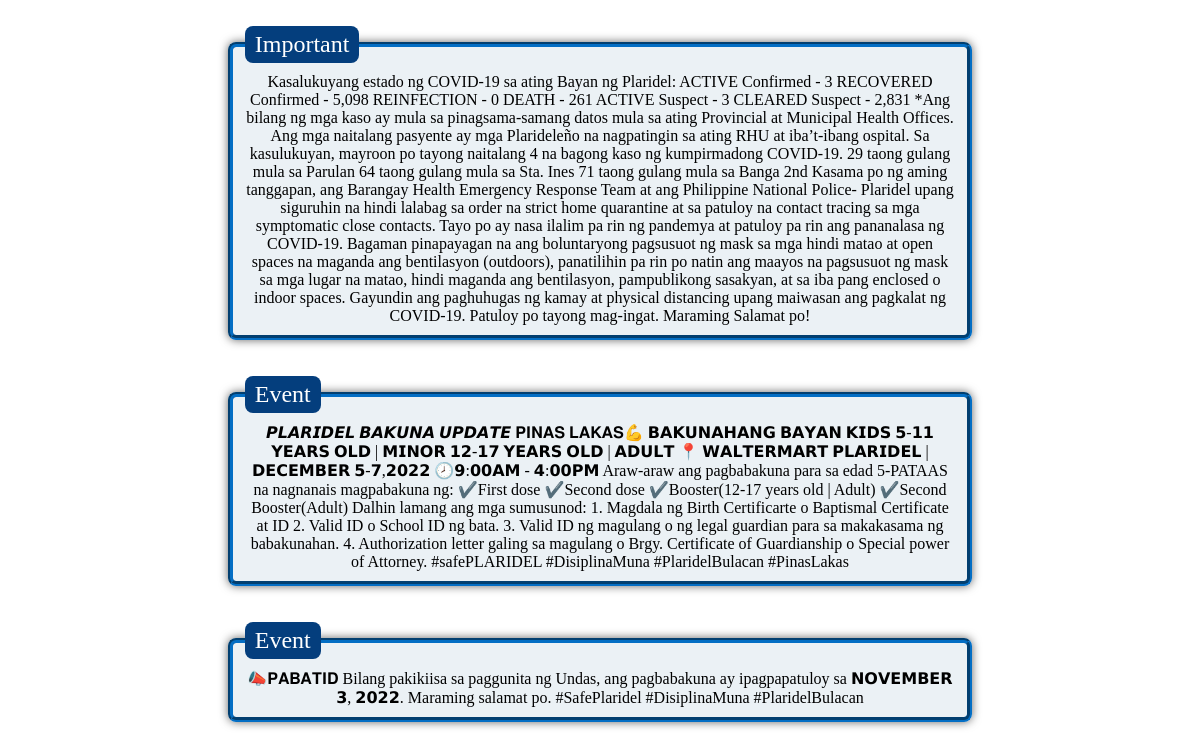
/display_announcement.php, run on the app's committed database.
### tables this page shows
CREATE TABLE `ims_announce` (
  `a_code` text NOT NULL,
  `a_type` text NOT NULL,
  `a_cont` longtext NOT NULL
);

### display_announcement.php (the view, shortened to what this page needs)
   <!DOCTYPE html>
<html lang="en">
  <head>
  </head>
  <body>
   <?php
      function OpenCon()
    {
        $dbhost ="localhost";
        $dbuser ="root";
        $dbpass ="";
        $db = "tayao_ims";
$connection = new mysqli ($dbhost,$dbuser,$dbpass,$db) or die ("Connection Failed: %\n".$connection -> error);
return $connection;
}
      $connection = OpenCon();
          $sql_query = "SELECT * FROM ims_announce";
          $result = mysqli_query($connection, $sql_query);
          if(mysqli_num_rows($result) > 0)
          {
          while($row = mysqli_fetch_assoc($result)){
              echo '
			   <center><br><fieldset>
                <legend>'. $row["a_type"] .'</legend>
                '. $row["a_cont"] .'
            </fieldset><br></center>
			  ';
          }
          }
          else
          {
              echo "No annuncements yet";
          }
    ?>
	  </body>
</html>

### display_announcement.php (style rules this page uses)
fieldset { background-color: #EBF1F5; width: 60%; border-color: #046ec4; border-width: thick; border-radius: 8px; box-shadow: 0 0 10px #666; padding-top: 10px; text-align: center; }
legend { background-color: #043e7d; text-align: left; color: white; font-weight:500; padding: 5px 10px; font-size: 1.5em; border-radius: 8px; }

### data on the page
ims_announce: a_type "Important", a_cont "Kasalukuyang estado ng COVID-19 sa ating Bayan ng Plaridel: ACTIVE Confirmed - 3 RECOVERED Confirmed - 5,098 REINFECTION - 0 DEATH - 261 ACTIVE Suspect - 3 CLEARED Suspect - 2,831 *Ang bilang ng mga kaso ay mula sa pinagsama-samang datos mula sa ating Provincial at Municipal Health Offices. Ang mga naitalang pasyente ay mga Plarideleño na nagpatingin sa ating RHU at iba’t-ibang ospital. Sa kasulukuyan, mayroon po tayong naitalang 4 na bagong kaso ng kumpirmadong COVID-19. 29 taong gulang mula sa Parulan 64 taong gulang mula sa Sta. Ines 71 taong gulang mula sa Banga 2nd Kasama po ng aming tanggapan, ang Barangay Health Emergency Response Team at ang Philippine National Police- Plaridel…"
ims_announce: a_type "Event", a_cont "𝙋𝙇𝘼𝙍𝙄𝘿𝙀𝙇 𝘽𝘼𝙆𝙐𝙉𝘼 𝙐𝙋𝘿𝘼𝙏𝙀 𝐏𝐈𝐍𝐀𝐒 𝐋𝐀𝐊𝐀𝐒💪 𝗕𝗔𝗞𝗨𝗡𝗔𝗛𝗔𝗡𝗚 𝗕𝗔𝗬𝗔𝗡 𝗞𝗜𝗗𝗦 𝟱-𝟭𝟭 𝗬𝗘𝗔𝗥𝗦 𝗢𝗟𝗗 | 𝗠𝗜𝗡𝗢𝗥 𝟭𝟮-𝟭𝟳 𝗬𝗘𝗔𝗥𝗦 𝗢𝗟𝗗 | 𝗔𝗗𝗨𝗟𝗧 📍 𝗪𝗔𝗟𝗧𝗘𝗥𝗠𝗔𝗥𝗧 𝗣𝗟𝗔𝗥𝗜𝗗𝗘𝗟 | 𝗗𝗘𝗖𝗘𝗠𝗕𝗘𝗥 𝟱-𝟳,𝟮𝟬𝟮𝟮 🕗𝟵:𝟬𝟬𝗔𝗠 - 𝟰:𝟬𝟬𝗣𝗠 Araw-araw ang pagbabakuna para sa edad 5-PATAAS na nagnanais magpabakuna ng: ✔️First dose ✔️Second dose ✔️Booster(12-17 years old | Adult) ✔️Second Booster(Adult) Dalhin lamang ang mga sumusunod: 1. Magdala ng Birth Certificarte o Baptismal Certificate at ID 2. Valid ID o School ID ng bata. 3. Valid ID ng magulang o ng legal guardian para sa makakasama ng babakunahan. 4. Authorization letter galing sa magulang o Brgy. Certificate of Guardianship o Special power of Attorney. #safePLARIDEL #DisiplinaMuna #PlaridelBulacan #PinasLakas"
ims_announce: a_type "Event", a_cont "📣𝐏𝐀𝐁𝐀𝐓𝐈𝐃 Bilang pakikiisa sa paggunita ng Undas, ang pagbabakuna ay ipagpapatuloy sa 𝗡𝗢𝗩𝗘𝗠𝗕𝗘𝗥 𝟯, 𝟮𝟬𝟮𝟮. Maraming salamat po. #SafePlaridel #DisiplinaMuna #PlaridelBulacan"
